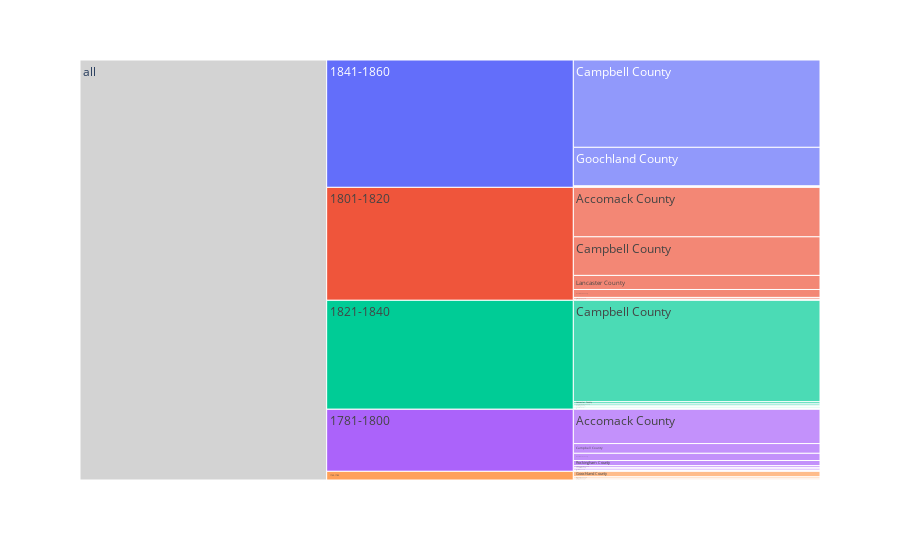

Notebook code cell kept with this figure:
### Code cell
fig = px.icicle(df, 
                path=[px.Constant("all"), 'Period', 'Locality'],
                values='Slaves')

fig.update_traces(root_color="lightgrey", tiling=dict(orientation='h'))

fig.show()

### Figure 1 — Plotly figure (JSON) as saved in the notebook; plotly's stock layout.template omitted (floating-point values rounded to 4 significant figures)
{"data": [{"branchvalues": "total", "domain": {"x": [0, 1], "y": [0, 1]}, "hovertemplate": "labels=%{label}<br>Slaves=%{value}<br>parent=%{parent}<br>id=%{id}<extra></extra>", "ids": ["all/1760-1780/Accomack County", "all/1781-1800/Accomack County", "all/1801-1820/Accomack County", "all/1801-1820/Arlington County", "all/1781-1800/Campbell County", "all/1801-1820/Campbell County", "all/1821-1840/Campbell County", "all/1841-1860/Campbell County", "all/1781-1800/Caroline County", "all/1821-1840/Frederick County", "all/1760-1780/Goochland County", "all/1781-1800/Goochland County", "all/1801-1820/Goochland County", "all/1821-1840/Goochland County", "all/1841-1860/Goochland County", "all/1821-1840/Henry County", "all/1781-1800/Lancaster County", "all/1801-1820/Lancaster County", "all/1821-1840/Lancaster County", "all/1841-1860/Lancaster County", "all/1760-1780/Middlesex County", "all/1781-1800/Middlesex County", "all/1760-1780/Norfolk County", "all/1781-1800/Norfolk County", "all/1801-1820/Norfolk County", "all/1821-1840/Norfolk County", "all/1841-1860/Norfolk County", "all/1781-1800/Petersburg City", "all/1801-1820/Petersburg City", "all/1821-1840/Petersburg City", "all/1781-1800/Prince Edward County", "all/1781-1800/Rockingham County", "all/1841-1860/Rockingham County", "all/1821-1840/Southampton County", "all/1841-1860/Southampton County", "all/1821-1840/Staunton City", "all/1760-1780", "all/1781-1800", "all/1801-1820", "all/1821-1840", "all/1841-1860", "all"], "labels": ["Accomack County", "Accomack County", "Accomack County", "Arlington County", "Campbell County", "Campbell County", "Campbell County", "Campbell County", "Caroline County", "Frederick County", "Goochland County", "Goochland County", "Goochland County", "Goochland County", "Goochland County", "Henry County", "Lancaster County", "Lancaster County", "Lancaster County", "Lancaster County", "Middlesex County", "Middlesex County", "Norfolk County", "Norfolk County", "Norfolk County", "Norfolk County", "Norfolk County", "Petersburg City", "Petersburg City", "Petersburg City", "Prince Edward County", "Rockingham County", "Rockingham County", "Southampton County", "Southampton County", "Staunton City", "1760-1780", "1781-1800", "1801-1820", "1821-1840", "1841-1860", "all"], "name": "", "parents": ["all/1760-1780", "all/1781-1800", "all/1801-1820", "all/1801-1820", "all/1781-1800", "all/1801-1820", "all/1821-1840", "all/1841-1860", "all/1781-1800", "all/1821-1840", "all/1760-1780", "all/1781-1800", "all/1801-1820", "all/1821-1840", "all/1841-1860", "all/1821-1840", "all/1781-1800", "all/1801-1820", "all/1821-1840", "all/1841-1860", "all/1760-1780", "all/1781-1800", "all/1760-1780", "all/1781-1800", "all/1801-1820", "all/1821-1840", "all/1841-1860", "all/1781-1800", "all/1801-1820", "all/1821-1840", "all/1781-1800", "all/1781-1800", "all/1841-1860", "all/1821-1840", "all/1841-1860", "all/1821-1840", "all", "all", "all", "all", "all", ""], "root": {"color": "lightgrey"}, "tiling": {"orientation": "h"}, "type": "icicle", "values": [3, 95, 137, 5, 27, 107, 281, 242, 1, 2, 15, 20, 22, 1, 107, 2, 4, 39, 6, 1, 4, 1, 2, 4, 1, 3, 1, 1, 2, 2, 5, 14, 1, 4, 1, 1, 24, 172, 313, 302, 353, 1164]}], "layout": {"legend": {"tracegroupgap": 0}, "margin": {"t": 60}}}
